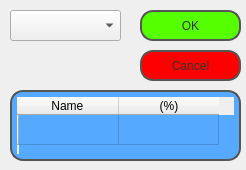
<?xml version="1.0" encoding="UTF-8"?>
<ui version="4.0">
 <class>add_service_ui</class>
 <widget class="QWidget" name="add_service_ui">
  <property name="geometry">
   <rect>
    <x>0</x>
    <y>0</y>
    <width>246</width>
    <height>170</height>
   </rect>
  </property>
  <property name="windowTitle">
   <string>add_service_ui</string>
  </property>
  <widget class="QPushButton" name="cancelButton">
   <property name="geometry">
    <rect>
     <x>140</x>
     <y>50</y>
     <width>101</width>
     <height>31</height>
    </rect>
   </property>
   <property name="styleSheet">
    <string notr="true">#cancelButton{
font: 75 12pt &quot;Times New Roman&quot;;
color:#333;
border: 2px solid #555;
border-radius: 13px;
padding: 5px;
background: qradialgradient(cx: 0.3, cy: -0.4,
fx: 0.3, fy: -0.4,
radius: 1.5, stop: 0 #fff, stop: 1 #888);
min-width: 70px;

background-color:rgb(255, 0, 0);
}</string>
   </property>
   <property name="text">
    <string>Cancel</string>
   </property>
  </widget>
  <widget class="QPushButton" name="okButton">
   <property name="geometry">
    <rect>
     <x>140</x>
     <y>10</y>
     <width>101</width>
     <height>31</height>
    </rect>
   </property>
   <property name="styleSheet">
    <string notr="true">#okButton{
font: 75 12pt &quot;Times New Roman&quot;;
color:#333;
border: 2px solid #555;
border-radius: 13px;
padding: 5px;
background: qradialgradient(cx: 0.3, cy: -0.4,
fx: 0.3, fy: -0.4,
radius: 1.5, stop: 0 #fff, stop: 1 #888);
min-width: 70px;

background-color: rgb(85, 255, 0);
}</string>
   </property>
   <property name="text">
    <string>OK</string>
   </property>
  </widget>
  <widget class="QTableWidget" name="services_tab_2">
   <property name="geometry">
    <rect>
     <x>10</x>
     <y>90</y>
     <width>231</width>
     <height>71</height>
    </rect>
   </property>
   <property name="styleSheet">
    <string notr="true">#services_tab_2{
font: 75 12pt &quot;Times New Roman&quot;;
color:#333;
border: 2px solid #555;
border-radius: 13px;
padding: 5px;
background: qradialgradient(cx: 0.3, cy: -0.4,
fx: 0.3, fy: -0.4,
radius: 1.5, stop: 0 #fff, stop: 1 #888);
min-width: 70px;

background-color:rgb(85, 170, 255);
}</string>
   </property>
   <row>
    <property name="text">
     <string/>
    </property>
   </row>
   <column>
    <property name="text">
     <string>Name </string>
    </property>
   </column>
   <column>
    <property name="text">
     <string>(%)</string>
    </property>
   </column>
  </widget>
  <widget class="QComboBox" name="income_name">
   <property name="geometry">
    <rect>
     <x>10</x>
     <y>10</y>
     <width>111</width>
     <height>31</height>
    </rect>
   </property>
   <property name="styleSheet">
    <string notr="true">#service_name{
font: 75 12pt &quot;Times New Roman&quot;;
color:#333;
border: 2px solid #555;

padding: 5px;
background: qradialgradient(cx: 0.3, cy: -0.4,
fx: 0.3, fy: -0.4,
radius: 1.5, stop: 0 #fff, stop: 1 #888);
min-width: 70px;

background-color:rgb(255, 255, 255);
}</string>
   </property>
  </widget>
 </widget>
 <layoutdefault spacing="6" margin="11"/>
 <resources/>
 <connections/>
</ui>
